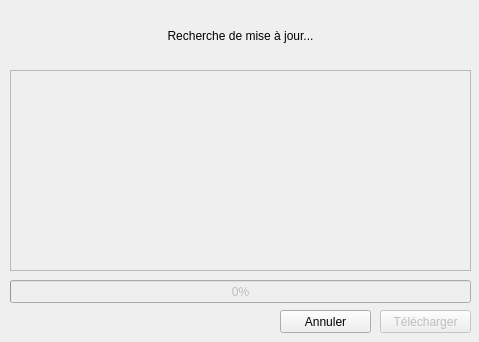
<?xml version="1.0" encoding="UTF-8"?>
<ui version="4.0">
 <class>Updater</class>
 <widget class="QWidget" name="Updater">
  <property name="geometry">
   <rect>
    <x>0</x>
    <y>0</y>
    <width>479</width>
    <height>342</height>
   </rect>
  </property>
  <property name="sizePolicy">
   <sizepolicy hsizetype="Fixed" vsizetype="Fixed">
    <horstretch>0</horstretch>
    <verstretch>0</verstretch>
   </sizepolicy>
  </property>
  <property name="minimumSize">
   <size>
    <width>479</width>
    <height>342</height>
   </size>
  </property>
  <property name="maximumSize">
   <size>
    <width>479</width>
    <height>342</height>
   </size>
  </property>
  <property name="windowTitle">
   <string>Recherche de mise à jour</string>
  </property>
  <widget class="QLabel" name="label">
   <property name="geometry">
    <rect>
     <x>10</x>
     <y>10</y>
     <width>461</width>
     <height>51</height>
    </rect>
   </property>
   <property name="text">
    <string>Recherche de mise à jour...</string>
   </property>
   <property name="alignment">
    <set>Qt::AlignCenter</set>
   </property>
  </widget>
  <widget class="QTextEdit" name="textAera">
   <property name="enabled">
    <bool>false</bool>
   </property>
   <property name="geometry">
    <rect>
     <x>10</x>
     <y>70</y>
     <width>461</width>
     <height>201</height>
    </rect>
   </property>
  </widget>
  <widget class="QProgressBar" name="progressBar">
   <property name="enabled">
    <bool>false</bool>
   </property>
   <property name="geometry">
    <rect>
     <x>10</x>
     <y>280</y>
     <width>461</width>
     <height>23</height>
    </rect>
   </property>
   <property name="value">
    <number>0</number>
   </property>
  </widget>
  <widget class="QPushButton" name="buttonDownload">
   <property name="enabled">
    <bool>false</bool>
   </property>
   <property name="geometry">
    <rect>
     <x>380</x>
     <y>310</y>
     <width>91</width>
     <height>23</height>
    </rect>
   </property>
   <property name="text">
    <string>Télécharger</string>
   </property>
  </widget>
  <widget class="QPushButton" name="buttonCancel">
   <property name="geometry">
    <rect>
     <x>280</x>
     <y>310</y>
     <width>91</width>
     <height>23</height>
    </rect>
   </property>
   <property name="text">
    <string>Annuler</string>
   </property>
  </widget>
 </widget>
 <resources/>
 <connections/>
</ui>
